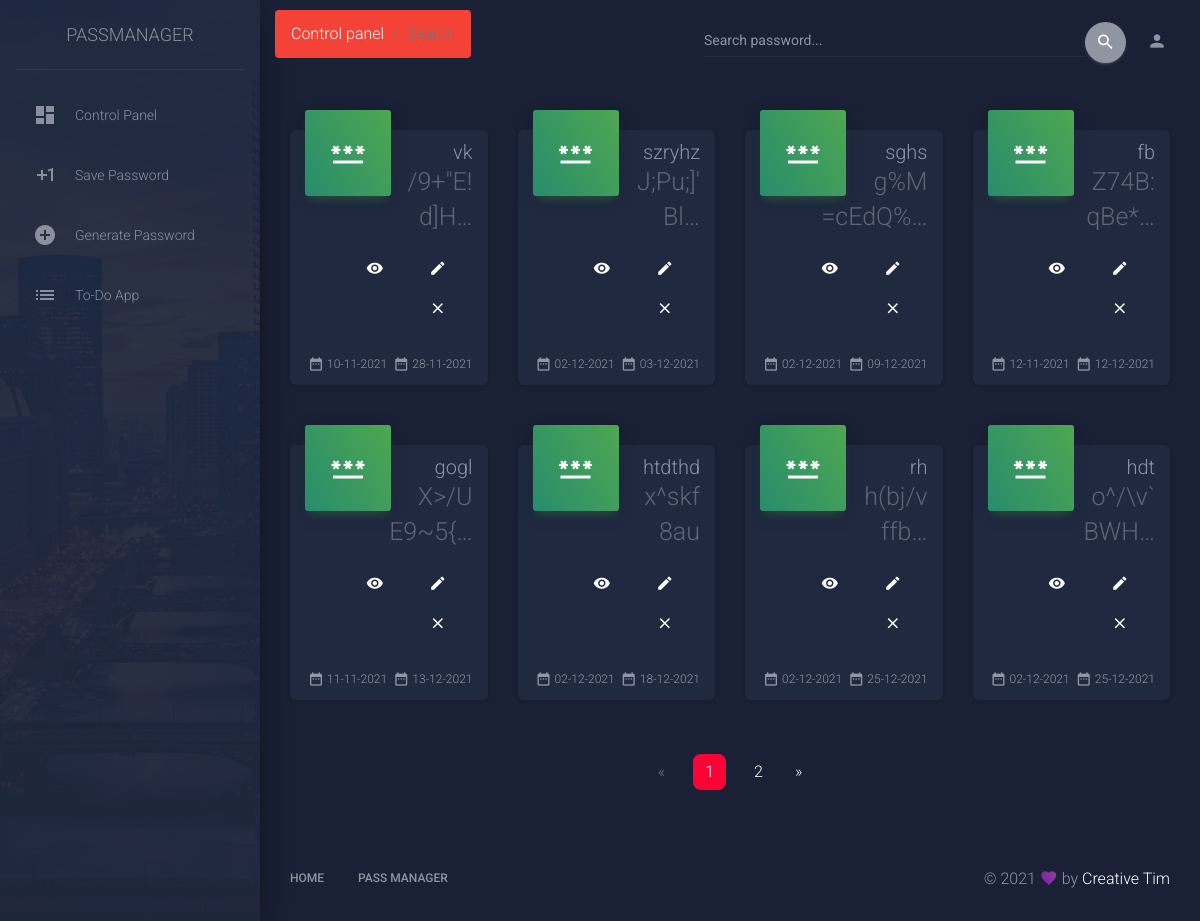
Screenshot of /search/ (signed in) with the database file from the repository.
### manager/models.py (models this page shows)
class PasswordModel(models.Model):
    user = models.ForeignKey(
        User, on_delete=models.CASCADE, null=True, blank=True)
    password = models.CharField(max_length=32, null=True, blank=False)
    created_date = models.DateField()
    retired_date = models.DateField(null=False, blank=False)
    used_for_website = models.CharField(max_length=63)
    description = models.TextField(max_length=254)

### manager/views.py (the view)
# urls.py: path('search/', SearchPassView.as_view(), name='search'),
class SearchPassView(LoginRequiredMixin, View):
    login_url = "login"
    def get(self, request, *args, **kwargs):
        query = request.GET.get('q')
        if not query:
            query = ""
        pass_obj = PasswordModel.objects.filter(
            Q(used_for_website__icontains=query) |
            Q(description__icontains=query) |
            Q(password__icontains=query)).order_by("retired_date")
        p = Paginator(pass_obj, 8)
        page_number = request.GET.get('page')
        page_obj = p.get_page(page_number)
        '''except PageNotAnInteger:
            page_obj = p.page(1)
        except EmptyPage:
            page_obj = p.page(p.num_pages)'''
        kwargs['page_obj'] = page_obj
        return render(request, "manager/search_password.html", kwargs)

### manager/templatetags/url_to_title.py (called while the page is built)
@register.filter(name='url_to_title')
def cut(value: str) -> str:
    return value.replace('-', ' ').title()

### utilities/templates/manager/search_password.html (shortened to what this page needs)
{% extends 'base.html' %}
{% block content %}
{% include 'header.html' %}
<div class="row">
    {% if page_obj %}
    {% for x in page_obj  %}
    <div class="col-xl-3 col-lg-6 col-md-6 col-sm-6">
        <div class="card card-stats">
            <div class="card-header card-header-success card-header-icon">
                <div class="card-icon">
                    <i class="material-icons">password</i>
                </div>
                <p style="font-size: 15pt" class="card-category">{{x.used_for_website | urlize}}</p>
                <h3 class="card-title">{{x.password|truncatechars:10}}</h3>
            </div>
            <div class="card-body justify-content-end">
                <a href="{% url 'details' x.id %}" class="btn btn-white btn-link btn-sm" rel="tooltip" title="Details"><i
                        class="material-icons">remove_red_eye</i></a>
                <a href="{% url 'update' x.id %}" class="btn btn-white btn-link btn-sm" rel="tooltip" title="Edit"><i
                        class="material-icons">edit</i></a>
                <a href="{% url 'delete' x.id %}" class="btn btn-white btn-link btn-sm" rel="tooltip" title="Remove"><i
                        class="material-icons">close</i></a>
            </div>
            <div class="card-footer">
                <div class="stats">
                    <i class="material-icons">date_range</i>{{x.created_date}}
                </div>
                <div class="stats">
                    <i class="material-icons">date_range</i>{{x.retired_date}}
                </div>
            </div>
        </div>
    </div>
    {% endfor %}
    {% endif %}
</div>
<div class="row">
    <div class="col-7 mx-auto mt-4">
        {% if page_obj.has_other_pages %}
        <nav aria-label="Pagination for table">
            <ul class="pagination justify-content-center">
                {% if page_obj.has_previous %}
                <li class="page-item"><a href="?page={{ page_obj.previous_page_number }}" class="page-link">&laquo;</a>
                </li>
                {% else %}
                <li class="page-item disabled"><span class="page-link">&laquo;</span></li>
                {% endif %}
                {% for i in page_obj.paginator.page_range %}
                {% if page_obj.number == i %}
                <li class="active page-item mx-2"><span class="page-link">{{ i }} </span></li>
                {% else %}
                <li class="page-item"><a href="?page={{ i }}" class="page-link">{{ i }}</a></li>
                {% endif %}
                {% endfor %}
                {% if page_obj.has_next %}
                <li class="page-item"><a href="?page={{ page_obj.next_page_number }}" class="page-link">&raquo;</a></li>
                {% else %}
                <li class="page-item disabled"><span class="page-link">&raquo;</span></li>
                {% endif %}
            </ul>
        </nav>
        {% endif %}
    </div>
</div>
{% endblock content %}

### utilities/templates/base.html (style rules this page uses)
.page-item.active .page-link { z-index: 1; color: #fff; background-color: #fc0335; border-color: #fc0335; border-radius : 0.5rem; }

### rows the page displays
PasswordModel: used_for_website "vk", password "/9+\"E!d]H…", created_date "10-11-2021", retired_date "28-11-2021"
PasswordModel: used_for_website "szryhz", password "J;Pu;]'Bl…", created_date "02-12-2021", retired_date "03-12-2021"
PasswordModel: used_for_website "sghs", password "g%M=cEdQ%…", created_date "02-12-2021", retired_date "09-12-2021"
PasswordModel: used_for_website "fb", password "Z74B:qBe*…", created_date "12-11-2021", retired_date "12-12-2021"
PasswordModel: used_for_website "gogl", password "X>/UE9~5{…", created_date "11-11-2021", retired_date "13-12-2021"
PasswordModel: used_for_website "htdthd", password "x^skf8au", created_date "02-12-2021", retired_date "18-12-2021"
PasswordModel: used_for_website "rh", password "h(bj/vffb…", created_date "02-12-2021", retired_date "25-12-2021"
PasswordModel: used_for_website "hdt", password "o^/\\v`BWH…", created_date "02-12-2021", retired_date "25-12-2021"

### other values shown
{{ i }} "1"
{{ i }} "2"
